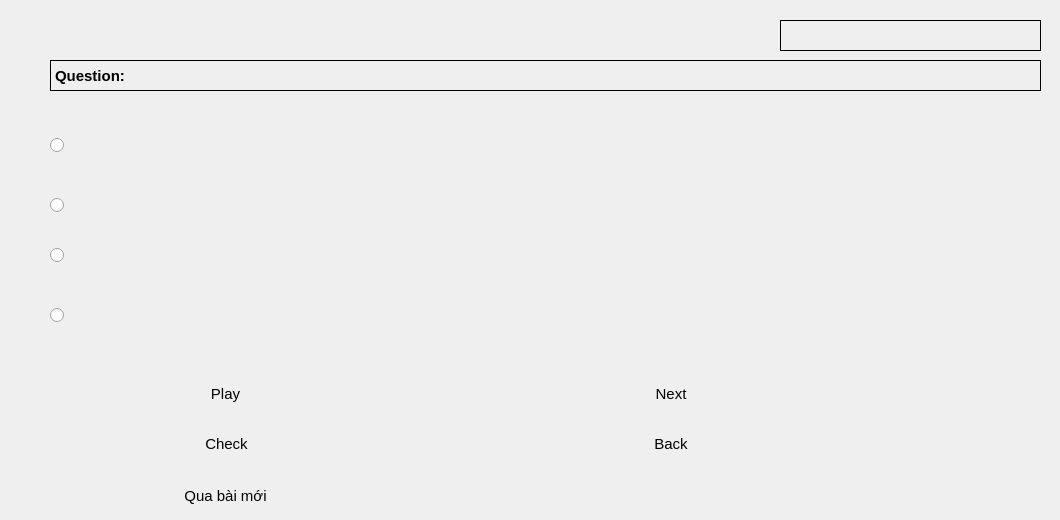
     <widget class="QWidget" name="page_nghe">
      <widget class="QLabel" name="question_label_nghe">
       <property name="geometry">
        <rect>
         <x>50</x>
         <y>60</y>
         <width>991</width>
         <height>31</height>
        </rect>
       </property>
       <property name="font">
        <font>
         <pointsize>11</pointsize>
         <weight>75</weight>
         <bold>true</bold>
        </font>
       </property>
       <property name="frameShape">
        <enum>QFrame::Box</enum>
       </property>
       <property name="text">
        <string>Question:</string>
       </property>
      </widget>
      <widget class="QPushButton" name="prev_button">
       <property name="geometry">
        <rect>
         <x>480</x>
         <y>430</y>
         <width>382</width>
         <height>28</height>
        </rect>
       </property>
       <property name="font">
        <font>
         <pointsize>11</pointsize>
        </font>
       </property>
       <property name="text">
        <string>Back</string>
       </property>
       <property name="icon">
        <iconset>
         <normaloff>icons/Iconsmind-Outline-Back-2.512.png</normaloff>icons/Iconsmind-Outline-Back-2.512.png</iconset>
       </property>
       <property name="default">
        <bool>true</bool>
       </property>
       <property name="flat">
        <bool>true</bool>
       </property>
      </widget>
      <widget class="QPushButton" name="play_button">
       <property name="geometry">
        <rect>
         <x>50</x>
         <y>380</y>
         <width>351</width>
         <height>28</height>
        </rect>
       </property>
       <property name="font">
        <font>
         <pointsize>11</pointsize>
        </font>
       </property>
       <property name="text">
        <string>Play</string>
       </property>
       <property name="icon">
        <iconset>
         <normaloff>icons/Steve-Zondicons-Play.512.png</normaloff>icons/Steve-Zondicons-Play.512.png</iconset>
       </property>
       <property name="default">
        <bool>true</bool>
       </property>
       <property name="flat">
        <bool>true</bool>
       </property>
      </widget>
      <widget class="QPushButton" name="next_button">
       <property name="geometry">
        <rect>
         <x>480</x>
         <y>380</y>
         <width>382</width>
         <height>28</height>
        </rect>
       </property>
       <property name="font">
        <font>
         <pointsize>11</pointsize>
        </font>
       </property>
       <property name="contextMenuPolicy">
        <enum>Qt::DefaultContextMenu</enum>
       </property>
       <property name="text">
        <string>Next</string>
       </property>
       <property name="icon">
        <iconset>
         <normaloff>icons/Iconsmind-Outline-Next-2.512.png</normaloff>icons/Iconsmind-Outline-Next-2.512.png</iconset>
       </property>
       <property name="default">
        <bool>true</bool>
       </property>
       <property name="flat">
        <bool>true</bool>
       </property>
      </widget>
      <widget class="QPushButton" name="check_button">
       <property name="geometry">
        <rect>
         <x>51</x>
         <y>430</y>
         <width>351</width>
         <height>28</height>
        </rect>
       </property>
       <property name="font">
        <font>
         <pointsize>11</pointsize>
        </font>
       </property>
       <property name="text">
        <string>Check</string>
       </property>
       <property name="icon">
        <iconset>
         <normaloff>icons/Hopstarter-Sleek-Xp-Basic-Ok.256.png</normaloff>icons/Hopstarter-Sleek-Xp-Basic-Ok.256.png</iconset>
       </property>
       <property name="default">
        <bool>true</bool>
       </property>
       <property name="flat">
        <bool>true</bool>
       </property>
      </widget>
      <widget class="QLabel" name="scorelabelnghe">
       <property name="geometry">
        <rect>
         <x>780</x>
         <y>20</y>
         <width>261</width>
         <height>31</height>
        </rect>
       </property>
       <property name="font">
        <font>
         <pointsize>16</pointsize>
        </font>
       </property>
       <property name="frameShape">
        <enum>QFrame::Box</enum>
       </property>
       <property name="text">
        <string/>
       </property>
      </widget>
      <widget class="QRadioButton" name="radio_button_1">
       <property name="geometry">
        <rect>
         <x>50</x>
         <y>130</y>
         <width>1001</width>
         <height>31</height>
        </rect>
       </property>
       <property name="font">
        <font>
         <weight>75</weight>
         <bold>true</bold>
        </font>
       </property>
       <property name="text">
        <string/>
       </property>
       <property name="checkable">
        <bool>true</bool>
       </property>
       <property name="autoExclusive">
        <bool>false</bool>
       </property>
      </widget>
      <widget class="QRadioButton" name="radio_button_3">
       <property name="geometry">
        <rect>
         <x>50</x>
         <y>240</y>
         <width>1001</width>
         <height>31</height>
        </rect>
       </property>
       <property name="font">
        <font>
         <weight>75</weight>
         <bold>true</bold>
        </font>
       </property>
       <property name="text">
        <string/>
       </property>
       <property name="checkable">
        <bool>true</bool>
       </property>
       <property name="autoExclusive">
        <bool>false</bool>
       </property>
      </widget>
      <widget class="QRadioButton" name="radio_button_2">
       <property name="geometry">
        <rect>
         <x>50</x>
         <y>190</y>
         <width>1001</width>
         <height>31</height>
        </rect>
       </property>
       <property name="font">
        <font>
         <weight>75</weight>
         <bold>true</bold>
        </font>
       </property>
       <property name="text">
        <string/>
       </property>
       <property name="checkable">
        <bool>true</bool>
       </property>
       <property name="checked">
        <bool>false</bool>
       </property>
       <property name="autoRepeat">
        <bool>false</bool>
       </property>
       <property name="autoExclusive">
        <bool>false</bool>
       </property>
      </widget>
      <widget class="QRadioButton" name="radio_button_4">
       <property name="geometry">
        <rect>
         <x>50</x>
         <y>300</y>
         <width>1001</width>
         <height>31</height>
        </rect>
       </property>
       <property name="font">
        <font>
         <weight>75</weight>
         <bold>true</bold>
        </font>
       </property>
       <property name="text">
        <string/>
       </property>
       <property name="checkable">
        <bool>true</bool>
       </property>
       <property name="autoRepeat">
        <bool>false</bool>
       </property>
       <property name="autoExclusive">
        <bool>false</bool>
       </property>
      </widget>
      <widget class="QPushButton" name="switch_file_button">
       <property name="geometry">
        <rect>
         <x>50</x>
         <y>480</y>
         <width>351</width>
         <height>31</height>
        </rect>
       </property>
       <property name="font">
        <font>
         <pointsize>11</pointsize>
         <weight>50</weight>
         <bold>false</bold>
        </font>
       </property>
       <property name="text">
        <string>Qua bài mới</string>
       </property>
       <property name="icon">
        <iconset>
         <normaloff>icons/Treetog-I-Audio-File.256.png</normaloff>icons/Treetog-I-Audio-File.256.png</iconset>
       </property>
       <property name="default">
        <bool>true</bool>
       </property>
       <property name="flat">
        <bool>true</bool>
       </property>
      </widget>
     </widget>
